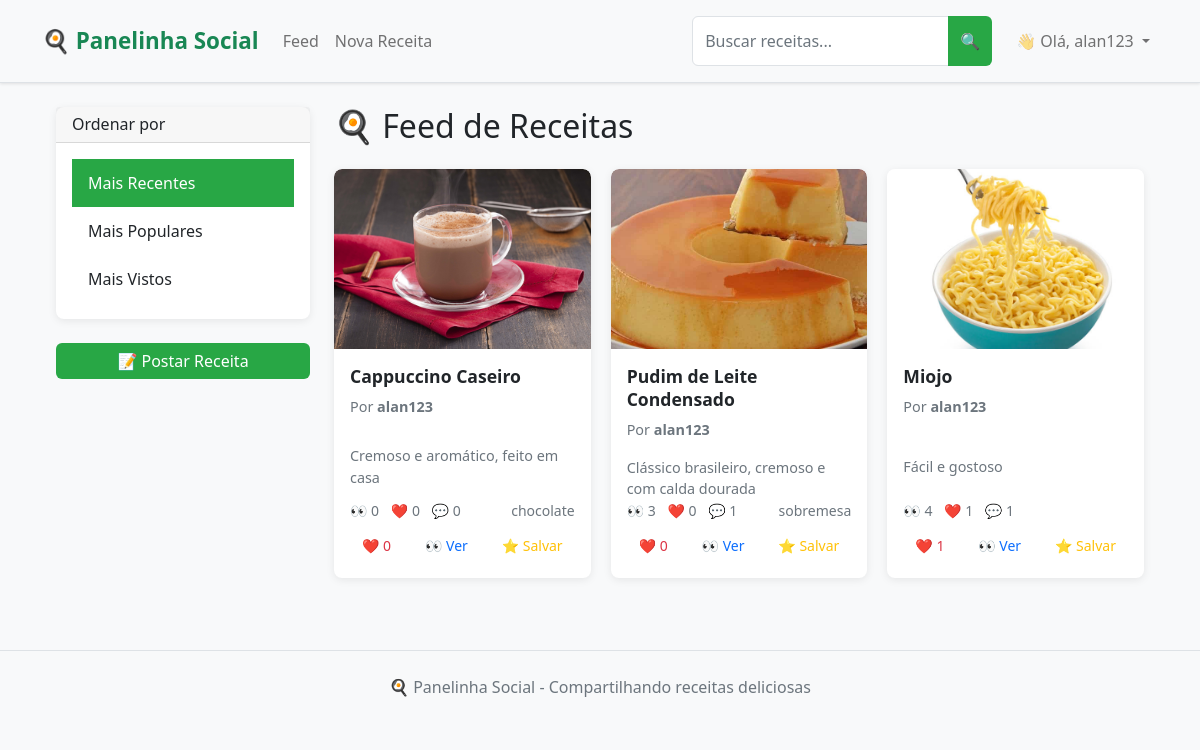
Before: /feed (signed in) with the older database file.
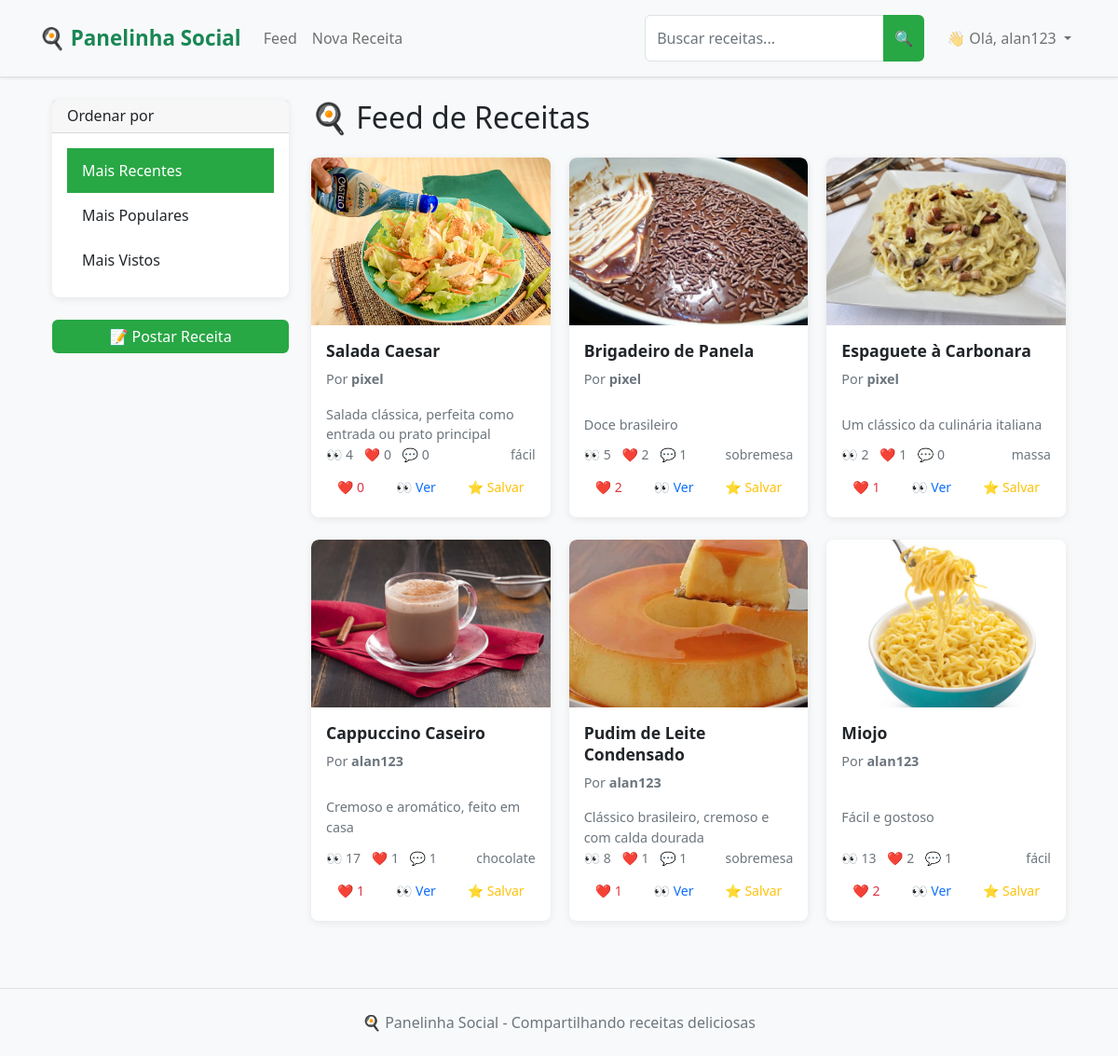
After: the same page with the newer database file.
### app.py (models this page shows, shortened)
class User(UserMixin, db.Model):
    __tablename__ = 'user'
    id = db.Column(db.Integer, primary_key=True)
    username = db.Column(db.String(64), unique=True, nullable=False, index=True)
    email = db.Column(db.String(120), unique=True, nullable=False, index=True)
    password_hash = db.Column(db.String(128))
    bio = db.Column(db.Text)
    profile_picture = db.Column(db.String(200))
    created_at = db.Column(db.DateTime, default=datetime.utcnow)
    recipes = db.relationship('Recipe', backref='author', lazy='select')
    likes = db.relationship('Like', backref='user', lazy='select')
    comments = db.relationship('Comment', backref='user', lazy='select')
    saved_recipes = db.relationship('SavedRecipe', backref='user', lazy='select')

class Recipe(db.Model):
    __tablename__ = 'recipe'
    id = db.Column(db.Integer, primary_key=True)
    title = db.Column(db.String(100), nullable=False, index=True)
    description = db.Column(db.Text)
    ingredients = db.Column(db.Text)
    steps = db.Column(db.Text)
    image = db.Column(db.String(200))
    categories = db.Column(db.String(200))
    difficulty = db.Column(db.String(20), nullable=False, default='Fácil', index=True)  # NOVO CAMPO
    is_draft = db.Column(db.Boolean, default=False, index=True)
    created_at = db.Column(db.DateTime, default=datetime.utcnow, index=True)
    updated_at = db.Column(db.DateTime, default=datetime.utcnow, onupdate=datetime.utcnow)
    views = db.Column(db.Integer, default=0, index=True)
    user_id = db.Column(db.Integer, db.ForeignKey('user.id'), nullable=False, index=True)
    likes = db.relationship('Like', backref='recipe', lazy='select')
    comments = db.relationship('Comment', backref='recipe', lazy='select')
    saved_by = db.relationship('SavedRecipe', backref='recipe', lazy='select')
    def like_count(self):
        if hasattr(self, '_like_count'):
            return self._like_count
        return len(self.likes)
    def comment_count(self):
        if hasattr(self, '_comment_count'):
            return self._comment_count
        return len(self.comments)

### app.py (the view)
@app.route('/feed')
@login_required
def feed():
    sort_by = request.args.get('sort', 'recent')
    recipes_query = Recipe.query.filter_by(is_draft=False)
    if sort_by == 'popular':
        recipes_query = recipes_query.outerjoin(Like).group_by(Recipe.id).order_by(func.count(Like.id).desc())
    elif sort_by == 'views':
        recipes_query = recipes_query.order_by(Recipe.views.desc())
    else:
        recipes_query = recipes_query.order_by(Recipe.created_at.desc())
    recipes = get_recipes_with_counts(recipes_query)
    return render_template('feed.html', title='Feed', recipes=recipes, sort_by=sort_by)

### app.py (called while the page is built)
@login_manager.user_loader
def load_user(id):
    return User.query.get(int(id))

### templates/feed.html (shortened to what this page needs)
{% extends "base.html" %}
{% block content %}
<div class="container-fluid">
    <div class="row">
        <div class="col-md-3">
            <div class="card mb-4">
                <div class="card-header">
                    <h6 class="mb-0">Ordenar por</h6>
                </div>
                <div class="card-body">
                    <div class="list-group list-group-flush">
                        <a href="{{ url_for('feed', sort='recent') }}"
                           class="list-group-item list-group-item-action {% if sort_by == 'recent' %}active{% endif %}">
                            Mais Recentes
                        </a>
                        <a href="{{ url_for('feed', sort='popular') }}"
                           class="list-group-item list-group-item-action {% if sort_by == 'popular' %}active{% endif %}">
                            Mais Populares
                        </a>
                        <a href="{{ url_for('feed', sort='views') }}"
                           class="list-group-item list-group-item-action {% if sort_by == 'views' %}active{% endif %}">
                            Mais Vistos
                        </a>
                    </div>
                </div>
            </div>
            <div class="d-grid">
                <a href="{{ url_for('new_recipe') }}" class="btn btn-success">
                    📝 Postar Receita
                </a>
            </div>
        </div>
        <div class="col-md-9">
            <h2 class="mb-4">🍳 Feed de Receitas</h2>
            {% if recipes %}
                <div class="row">
                    {% for recipe in recipes %}
                        <div class="col-xl-4 col-lg-6 col-md-6 mb-4">
                            <div class="card h-100 recipe-card">
                                <a href="{{ url_for('recipe_detail', recipe_id=recipe.id) }}" class="text-decoration-none">
                                    {% if recipe.image %}
                                        <img src="{{ url_for('static', filename='uploads/' + recipe.image) }}"
                                             class="card-img-top" alt="{{ recipe.title }}">
                                    {% else %}
                                        <div class="card-img-top bg-light d-flex align-items-center justify-content-center"
                                             style="height: 200px;">
                                            <span class="text-muted">📷 Sem imagem</span>
                                        </div>
                                    {% endif %}
                                </a>
                                <div class="card-body d-flex flex-column">
                                    <a href="{{ url_for('recipe_detail', recipe_id=recipe.id) }}" class="text-decoration-none text-dark">
                                        <h5 class="card-title">{{ recipe.title }}</h5>
                                    </a>
                                    <p class="card-text text-muted small">
                                        Por <strong>{{ recipe.author.username }}</strong>
                                    </p>
                                    <a href="{{ url_for('recipe_detail', recipe_id=recipe.id) }}" class="text-decoration-none text-dark flex-grow-1">
                                        <p class="card-text">{{ recipe.description[:100] }}{% if recipe.description|length > 100 %}...{% endif %}</p>
                                    </a>
                                    <div class="mt-auto">
                                        <div class="d-flex justify-content-between align-items-center mb-2">
                                            <div class="text-muted small">
                                                <span class="me-2">👀 {{ recipe.views }}</span>
                                                <span class="me-2">❤️ {{ recipe.like_count() }}</span>
                                                <span>💬 {{ recipe.comment_count() }}</span>
                                            </div>
                                            {% if recipe.categories %}
                                                <small class="text-muted">
                                                    {{ recipe.categories.split(',')[0] }}
                                                </small>
                                            {% endif %}
                                        </div>
                                        <div class="d-flex justify-content-between">
                                            <button class="btn btn-sm btn-outline-danger like-btn"
                                                    data-recipe-id="{{ recipe.id }}">
                                                ❤️ <span class="like-count">{{ recipe.like_count() }}</span>
                                            </button>
                                            <a href="{{ url_for('recipe_detail', recipe_id=recipe.id) }}"
                                               class="btn btn-sm btn-outline-primary">
                                                👀 Ver
                                            </a>
                                            <button class="btn btn-sm btn-outline-warning save-btn"
                                                    data-recipe-id="{{ recipe.id }}">
                                                ⭐ Salvar
                                            </button>
                                        </div>
                                    </div>
                                </div>
                            </div>
                        </div>
                    {% endfor %}
                </div>
            {% endif %}
        </div>
    </div>
</div>
{% endblock %}

### templates/base.html (shortened to what this page needs)
<!DOCTYPE html>
<html lang="pt-br">
<head>
    <link href="https://cdn.jsdelivr.net/npm/bootstrap@5.1.3/dist/css/bootstrap.min.css" rel="stylesheet">
    <link rel="stylesheet" href="{{ url_for('static', filename='css/style.css') }}">
</head>
<body>
    <nav class="navbar navbar-expand-lg navbar-light bg-light border-bottom">
        <div class="container">
            <a class="navbar-brand fw-bold text-success" href="{{ url_for('index') }}">
                🍳 Panelinha Social
            </a>
            <div class="collapse navbar-collapse" id="navbarNav">
                <ul class="navbar-nav me-auto">
                    {% if current_user.is_authenticated %}
                        <li class="nav-item">
                            <a class="nav-link" href="{{ url_for('feed') }}">Feed</a>
                        </li>
                        <li class="nav-item">
                            <a class="nav-link" href="{{ url_for('new_recipe') }}">Nova Receita</a>
                        </li>
                    {% endif %}
                </ul>
                <form class="d-flex me-3" action="{{ url_for('search') }}" method="GET">
                    <div class="input-group" style="min-width: 250px;">
                        <input type="text"
                            name="q"
                            class="form-control"
                            placeholder="Buscar receitas..."
                            value="{{ request.args.get('q', '') }}">
                        <button class="btn btn-success" type="submit">
                            🔍
                        </button>
                    </div>
                </form>
                <div class="navbar-nav">
                    {% if current_user.is_authenticated %}
                        <div class="nav-item dropdown">
                            <a class="nav-link dropdown-toggle" href="#" role="button" data-bs-toggle="dropdown">
                                👋 Olá, {{ current_user.username }}
                            </a>
                        </div>
                    {% else %}
                        <a class="nav-link" href="{{ url_for('login') }}">Entrar</a>
                        <a class="nav-link" href="{{ url_for('register') }}">Cadastrar</a>
                    {% endif %}
                </div>
            </div>
        </div>
    </nav>
    <div class="container mt-4">
        {% block content %}{% endblock %}
    </div>
    <footer class="bg-light text-center text-muted py-4 mt-5 border-top">
        <div class="container">
            <p class="mb-0">🍳 Panelinha Social - Compartilhando receitas deliciosas</p>
        </div>
    </footer>
</body>
</html>

### static/css/style.css (style rules this page uses)
:root { --primary-color: #28a745; --primary-hover: #218838; --light-bg: #f8f9fa; --card-shadow: 0 2px 8px rgba(0, 0, 0, 0.08); --card-hover-shadow: 0 4px 12px rgba(0, 0, 0, 0.12); }
* { box-sizing: border-box; }
body { background-color: var(--light-bg); font-family: system-ui, -apple-system, sans-serif; line-height: 1.5; margin: 0; padding: 0; }
.container-fluid { padding: 0 15px; }
.recipe-card { border: none; border-radius: 8px; box-shadow: var(--card-shadow); transition: box-shadow 0.2s ease; background: white; overflow: hidden; height: 100%; }
.card-img-top { border-radius: 8px 8px 0 0; height: 180px; object-fit: cover; width: 100%; }
.card-body { padding: 1rem; display: flex; flex-direction: column; height: 100%; }
.card-title { font-size: 1.1rem; font-weight: 600; margin-bottom: 0.5rem; line-height: 1.3; }
.card-text { font-size: 0.9rem; color: #6c757d; flex-grow: 1; }
.btn { border-radius: 6px; font-weight: 500; transition: all 0.15s ease; border: none; }
.btn-success { background-color: var(--primary-color); }
.btn-sm { padding: 0.375rem 0.75rem; font-size: 0.875rem; }
.row { display: flex; flex-wrap: wrap; margin: 0 -10px; }
.col-xl-4, .col-lg-6, .col-md-6 { padding: 0 10px; margin-bottom: 20px; }
.navbar { padding: 1rem 0; box-shadow: 0 1px 3px rgba(0,0,0,0.1); }
.navbar-brand { font-weight: 700; font-size: 1.4rem; }
.card { border: none; border-radius: 8px; box-shadow: var(--card-shadow); }
.list-group-item { border: none; padding: 0.75rem 1rem; transition: background-color 0.15s ease; }
.list-group-item.active { background-color: var(--primary-color); border-color: var(--primary-color); }
.form-control { border-radius: 6px; border: 1px solid #dee2e6; padding: 0.75rem; transition: border-color 0.15s ease; }
footer { margin-top: 3rem; padding: 2rem 0; background: white; border-top: 1px solid #dee2e6; }
@media (max-width: 1200px) { .container-fluid { padding: 0 12px; } }
img { max-width: 100%; height: auto; }
.text-muted { color: #6c757d !important; }

Changed rows visible on the page:
added Recipe: image (picture), title "Salada Caesar", author.username "pixel", description "Salada clássica, perfeita como entrada ou prato principal", views "4", like_count "0", comment_count "0", categories "fácil"
added Recipe: image (picture), title "Brigadeiro de Panela", author.username "pixel", description "Doce brasileiro", views "5", like_count "2", comment_count "1", categories "sobremesa"
added Recipe: image (picture), title "Espaguete à Carbonara", author.username "pixel", description "Um clássico da culinária italiana", views "2", like_count "1", comment_count "0", categories "massa"
changed Recipe "Cappuccino Caseiro": views "0" → "17"; like_count "0" → "1"; comment_count "0" → "1"
changed Recipe "Pudim de Leite Condensado": views "3" → "8"; like_count "0" → "1"
changed Recipe "Miojo": views "4" → "13"; like_count "1" → "2"; categories (not shown) → "fácil"
